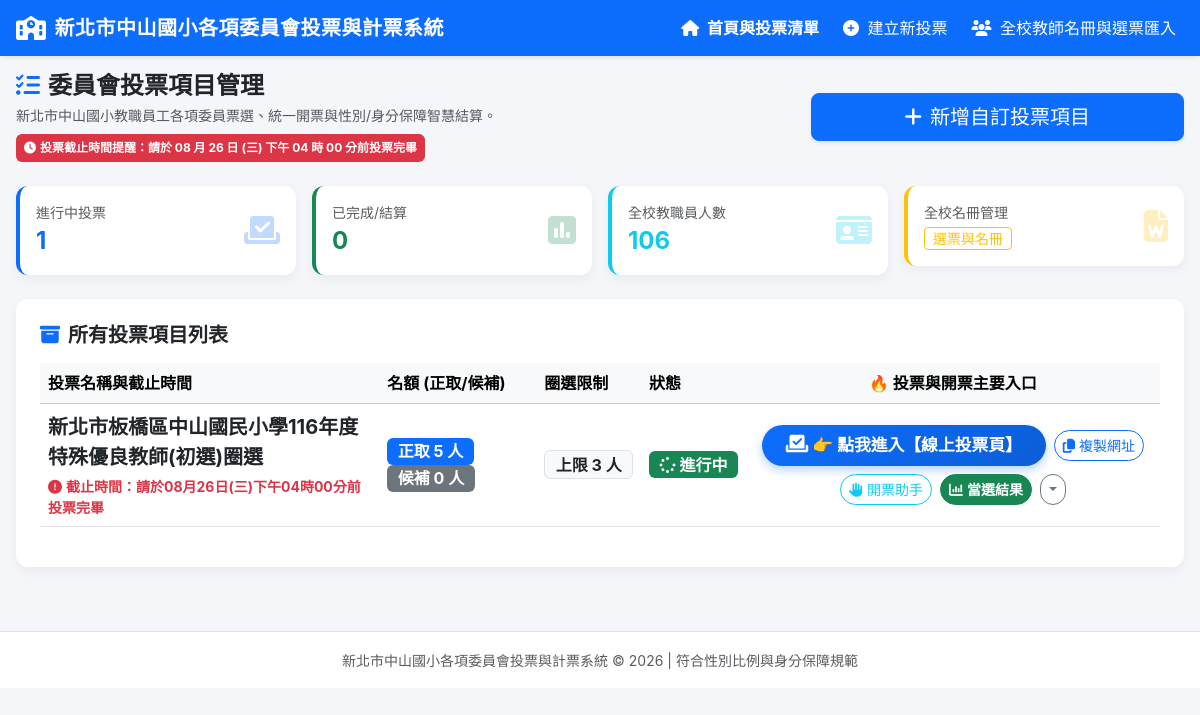
The page / on the database its author committed.
### tables this page shows
CREATE TABLE committees (
        id INTEGER PRIMARY KEY AUTOINCREMENT,
        title TEXT NOT NULL,
        description TEXT,
        seats_count INTEGER NOT NULL DEFAULT 5,
        alternate_count INTEGER NOT NULL DEFAULT 2,
        max_votes_per_ballot INTEGER NOT NULL DEFAULT 5,
        gender_rule_type TEXT NOT NULL DEFAULT 'one_third', 
        -- options: 'none', 'one_third', 'half_female', 'custom'
        min_male_count INTEGER DEFAULT 0,
        min_female_count INTEGER DEFAULT 0,
        identity_rule_type TEXT DEFAULT 'none',
        -- options: 'none', 'non_admin_half', 'custom'
        min_non_admin_count INTEGER DEFAULT 0,
        status TEXT NOT NULL DEFAULT 'draft', -- 'draft', 'active', 'closed'
        created_at DATETIME DEFAULT CURRENT_TIMESTAMP
    , auth_mode TEXT DEFAULT 'direct', show_gender INTEGER DEFAULT 1, show_admin INTEGER DEFAULT 1);

### app.py (the view)
@app.route('/')
def index():
    conn = get_db()
    cursor = conn.cursor()
    cursor.execute("SELECT * FROM committees ORDER BY id DESC")
    committees = [dict(row) for row in cursor.fetchall()]
    cursor.execute("SELECT COUNT(*) FROM teachers")
    teacher_count = cursor.fetchone()[0]
    conn.close()
    active_count = sum(1 for c in committees if c['status'] == 'active')
    closed_count = sum(1 for c in committees if c['status'] == 'closed')
    return render_template('index.html',
                           committees=committees,
                           active_count=active_count,
                           closed_count=closed_count,
                           teacher_count=teacher_count)

### db.py (called while the page is built)
def get_db():
    conn = sqlite3.connect(DB_PATH)
    conn.row_factory = sqlite3.Row
    return conn

### templates/index.html (shortened to what this page needs)
{% extends 'base.html' %}
{% block content %}
<div class="row mb-3 mb-md-4 align-items-center">
    <div class="col-md-8">
        <h3 class="fw-bold text-dark mb-1 fs-4 fs-md-3">
            <i class="fa-solid fa-list-check text-primary me-2"></i>委員會投票項目管理
        </h3>
        <p class="text-muted small mb-0">新北市中山國小教職員工各項委員票選、統一開票與性別/身分保障智慧結算。</p>
        <div class="badge bg-danger fs-7 mt-2 p-2 text-wrap text-start">
            <i class="fa-solid fa-clock me-1"></i>投票截止時間提醒：請於 08 月 26 日 (三) 下午 04 時 00 分前投票完畢
        </div>
    </div>
    <div class="col-md-4 text-md-end mt-3 mt-md-0">
        <a href="/committee/new" class="btn btn-primary btn-lg w-100 w-md-auto shadow-sm">
            <i class="fa-solid fa-plus me-2"></i>新增自訂投票項目
        </a>
    </div>
</div>
<div class="row g-2 g-md-3 mb-3 mb-md-4">
    <div class="col-6 col-md-3">
        <div class="card card-custom bg-white border-start border-4 border-primary p-2 p-md-3">
            <div class="d-flex justify-content-between align-items-center">
                <div>
                    <div class="text-muted small">進行中投票</div>
                    <div class="fs-4 fs-md-3 fw-bold text-primary">{{ active_count }}</div>
                </div>
                <i class="fa-solid fa-vote-yea fs-2 fs-md-1 text-primary opacity-25"></i>
            </div>
        </div>
    </div>
    <div class="col-6 col-md-3">
        <div class="card card-custom bg-white border-start border-4 border-success p-2 p-md-3">
            <div class="d-flex justify-content-between align-items-center">
                <div>
                    <div class="text-muted small">已完成/結算</div>
                    <div class="fs-4 fs-md-3 fw-bold text-success">{{ closed_count }}</div>
                </div>
                <i class="fa-solid fa-square-poll-vertical fs-2 fs-md-1 text-success opacity-25"></i>
            </div>
        </div>
    </div>
    <div class="col-6 col-md-3">
        <div class="card card-custom bg-white border-start border-4 border-info p-2 p-md-3">
            <div class="d-flex justify-content-between align-items-center">
                <div>
                    <div class="text-muted small">全校教職員人數</div>
                    <div class="fs-4 fs-md-3 fw-bold text-info">{{ teacher_count }}</div>
                </div>
                <i class="fa-solid fa-id-card fs-2 fs-md-1 text-info opacity-25"></i>
            </div>
        </div>
    </div>
    <div class="col-6 col-md-3">
        <div class="card card-custom bg-white border-start border-4 border-warning p-2 p-md-3">
            <div class="d-flex justify-content-between align-items-center">
                <div>
                    <div class="text-muted small">全校名冊管理</div>
                    <a href="/roster" class="btn btn-sm btn-outline-warning mt-1 py-0 px-2 small">選票與名冊</a>
                </div>
                <i class="fa-solid fa-file-word fs-2 fs-md-1 text-warning opacity-25"></i>
            </div>
        </div>
    </div>
</div>
<div class="card card-custom bg-white p-3 p-md-4">
    <h5 class="fw-bold mb-3"><i class="fa-solid fa-box-archive me-2 text-primary"></i>所有投票項目列表</h5>
    {% if not committees %}
    <div class="text-center py-5 text-muted">
        <i class="fa-solid fa-folder-open fs-1 mb-3 text-secondary"></i>
        <h5>目前尚無任何投票項目</h5>
        <p>點擊上方「新增自訂投票項目」按鈕開始設定！</p>
    </div>
    {% else %}
    <div class="table-responsive d-none d-md-block">
        <table class="table table-hover align-middle">
            <thead class="table-light">
                <tr>
                    <th>投票名稱與截止時間</th>
                    <th>名額 (正取/候補)</th>
                    <th>圈選限制</th>
                    <th>狀態</th>
                    <th class="text-center">🔥 投票與開票主要入口</th>
                </tr>
            </thead>
            <tbody>
                {% for c in committees %}
                <tr>
                    <td>
                        <strong class="fs-5 text-dark">{{ c.title }}</strong>
                        <div class="text-danger fw-bold small mt-1">
                            <i class="fa-solid fa-circle-exclamation me-1"></i>截止時間：請於08月26日(三)下午04時00分前投票完畢
                        </div>
                    </td>
                    <td>
                        <span class="badge bg-primary fs-6">正取 {{ c.seats_count }} 人</span>
                        <span class="badge bg-secondary fs-6">候補 {{ c.alternate_count }} 人</span>
                    </td>
                    <td><span class="badge bg-light text-dark border fs-6">上限 {{ c.max_votes_per_ballot }} 人</span></td>
                    <td>
                        {% if c.status == 'active' %}
                        <span class="badge bg-success fs-6"><i class="fa-solid fa-spinner fa-spin me-1"></i>進行中</span>
                        {% elif c.status == 'closed' %}
                        <span class="badge bg-secondary fs-6">已截止</span>
                        {% else %}
                        <span class="badge bg-warning text-dark fs-6">草稿備妥</span>
                        {% endif %}
                    </td>
                    <td class="text-center py-3">
                        <div class="d-flex justify-content-center align-items-center gap-2 flex-wrap">
                            <a href="/vote/{{ c.id }}" class="btn btn-vote-prominent px-4 py-2 fw-bold rounded-pill" target="_blank">
                                <i class="fa-solid fa-check-to-slot me-1 fs-5"></i>👉 點我進入【線上投票頁】
                            </a>
                            <button class="btn btn-outline-primary btn-sm rounded-pill" onclick="copyVoteUrl({{ c.id }})" title="複製投票網址給老師">
                                <i class="fa-solid fa-copy me-1"></i>複製網址
                            </button>
                            <a href="/manual_count/{{ c.id }}" class="btn btn-sm btn-outline-info rounded-pill">
                                <i class="fa-solid fa-hand me-1"></i>開票助手
                            </a>
                            <a href="/result/{{ c.id }}" class="btn btn-sm btn-success fw-bold rounded-pill">
                                <i class="fa-solid fa-chart-column me-1"></i>當選結果
                            </a>
                            <button class="btn btn-sm btn-outline-secondary dropdown-toggle rounded-pill" data-bs-toggle="dropdown"></button>
                        </div>
                    </td>
                </tr>
                {% endfor %}
            </tbody>
        </table>
    </div>
    {% endif %}
</div>
{% endblock %}

### templates/base.html (style rules this page uses)
body { background-color: #f4f6f9; font-family: -apple-system, BlinkMacSystemFont, "Segoe UI", Roboto, "Helvetica Neue", Arial, "Microsoft JhengHei", sans-serif; overflow-x: hidden; }
.card-custom { border: none; border-radius: 12px; box-shadow: 0 4px 12px rgba(0,0,0,0.05); transition: transform 0.2s ease, box-shadow 0.2s ease; }
.btn-vote-prominent { background: linear-gradient(135deg, #0d6efd 0%, #0b5ed7 100%); color: white !important; font-size: 1.05rem; box-shadow: 0 4px 10px rgba(13, 110, 253, 0.3); border: none; transition: all 0.2s ease; }

### rows shown on the page
committees: title "新北市板橋區中山國民小學116年度特殊優良教師(初選)圈選", seats_count "5", alternate_count "0", max_votes_per_ballot "3", status "active" (drawn)

### other values the page prints
{{ active_count }} "1"
{{ closed_count }} "0"
{{ teacher_count }} "106"
